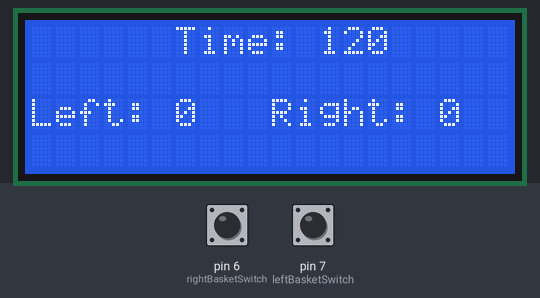
Bench run of a sketch on a simulated Arduino Uno, built with avr-gcc and run on an emulated ATmega328P. Parts: 20×4 character LCD. The inputs (shaded band) are chosen by the test bench; at power-on: pin 6 (rightBasketSwitch) LOW, pin 7 (leftBasketSwitch) LOW.

Above: at 4.5 s.
4.6 s: pin 6 (rightBasketSwitch) pulled HIGH for 1 s
At 6.5 s:
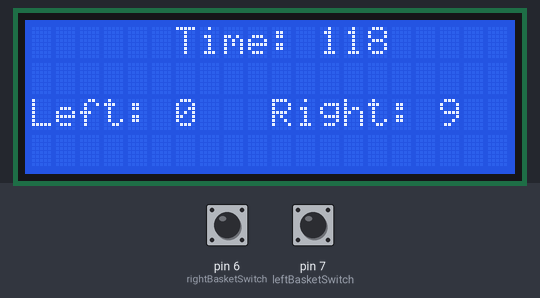
7.1 s: pin 7 (leftBasketSwitch) pulled HIGH for 3.2 s
At 10.8 s:
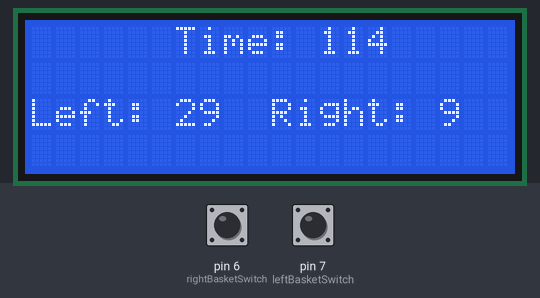
11.8 s: pin 6 (rightBasketSwitch) pulled HIGH for 1 s
At 14.0 s:
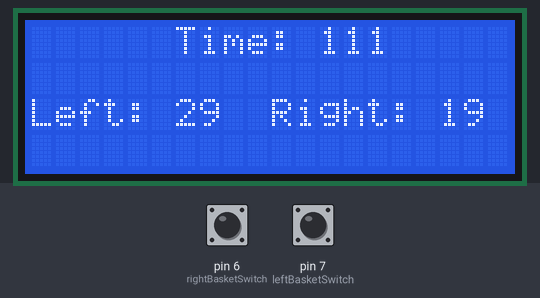
15.8 s: pin 7 (leftBasketSwitch) pulled HIGH for 0.15 s
At 17.0 s:
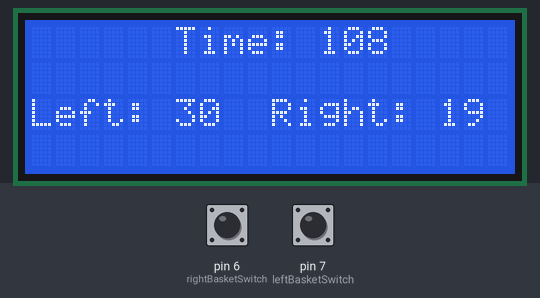
Timing chart, 0 to 18.8 s (numbered marks = the images above; inputs shaded):
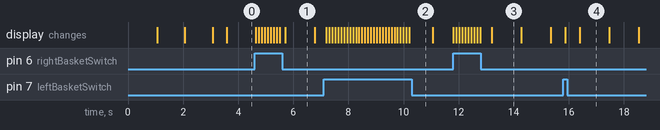

Measured:
- what the display in image 3 shows lasts 1.1 s, from 13.2 s to 14.3 s

The sketch:

BasketballProject.ino
```cpp
#include <LiquidCrystal.h>

// initialize the library by associating any needed LCD interface pin
// with the arduino pin number it is connected to
const int rs = 12, en = 11, d4 = 5, d5 = 4, d6 = 3, d7 = 2;
LiquidCrystal lcd(rs, en, d4, d5, d6, d7);

// the pin each baskets switch is connected too
const int leftBasketSwitch = 7;
const int rightBasketSwitch = 6;

// left basket and right baskets score, starts at 0
int leftBasket = 0;
int rightBasket = 0;

// if a player reaches whatever value scoreLimit is, the game will end and they win
int scoreLimit = 100;
// how much time the game should last, in seconds
int timeLeft = 120;
//
String winner;

/*
 * Counts down
 * 3
 * (waits 1 second)
 * 2
 * (waits 1 second)
 * 1
 * (waits 1 second)
 * Start!
 * (waits 1/2 second then clears the display)
 */
void countdown() {
  // print "3", wait a second, clear the display
  lcd.setCursor(10, 1);
  lcd.print(3);
  delay(1000);
  lcd.clear();

  // print "2", wait a second, clear the display
  lcd.setCursor(10, 1);
  lcd.print(2);
  delay(1000);
  lcd.clear();

  // print "1", wait a second, clear the display
  lcd.setCursor(10, 1);
  lcd.print(1);
  delay(1000);
  lcd.clear();

  // print "Start!", wait 1/2 a second, clear the display
  lcd.setCursor(7, 1);
  lcd.print("Start!");
  delay(500);
  lcd.clear();
}

/*
 * Updates the display to the following
 * -------------------------------------------
 *            Time: {timeLeft}
 *   Left: {leftBasket}  Right: {rightBasket}
 * -------------------------------------------
 */
void updateDisplay() {
  // clear the display
  lcd.clear();

  // print the time
  lcd.setCursor(6, 0);
  lcd.print("Time: ");
  lcd.setCursor(12, 0);
  lcd.print(timeLeft);

  // print the left baskets score
  lcd.setCursor(0, 2);
  lcd.print("Left:");
  lcd.setCursor(6, 2);
  lcd.print(leftBasket);

  // print the right baskets score
  lcd.setCursor(10, 2);
  lcd.print("Right: ");
  lcd.setCursor(17, 2);
  lcd.print(rightBasket);
}

/*
 * Initializes the winner variable so it can be used to update the display
 */
void getWinner() {
  winner = (leftBasket == rightBasket) ? "Winner: Tie" :
  ( (leftBasket > rightBasket) ? "Winner: Left" : "Winner: Right" );
}

/*
 * Checks if the game is over by one of the players being over the scoreLimit
 */
boolean winnerFound() {
  return (leftBasket >= scoreLimit || rightBasket >= scoreLimit);
}

/*
 *
 */
void startGame() {
  // Create a seperate variable to hold the total time
  int tempTime = timeLeft;

  // run the game loop
  for (int n = 0; n < tempTime; n++){
    for (int m = 0; m < 10; m++) {
      int leftBasketState = digitalRead(leftBasketSwitch);
      int rightBasketState = digitalRead(rightBasketSwitch);

      // if the left switch is triggered, add a point to the left basket
      if (leftBasketState == HIGH) {
        delay(1);
        leftBasket++;
      }

      // if the right switch is triggered, add a point to the left basket
      if (rightBasketState == HIGH) {
        delay(1);
        rightBasket++;
      }

      // check if a winnner is found
      if (winnerFound()) {
        gameover();
        break;
      } else {
        updateDisplay();
      }

      delay(100);
  }
  timeLeft--;
  }

  gameover();

}

void gameover() {
  // Get the winner, print "GAMEOVER!" and the winner of that round
  getWinner();
  lcd.clear();
  lcd.setCursor(6, 0);
  lcd.print("GAMEOVER!");
  lcd.setCursor(4, 1);
  lcd.print(winner);

  // print the left baskets score
  lcd.setCursor(0, 3);
  lcd.print("Left:");
  lcd.setCursor(6, 3);
  lcd.print(leftBasket);

  // print the right baskets score
  lcd.setCursor(10, 3);
  lcd.print("Right: ");
  lcd.setCursor(17, 3);
  lcd.print(rightBasket);
}

void setup() {
  // setup the LCD's number of columns and rows:
  lcd.begin(20, 4);

  // setup the micro switches
  pinMode(leftBasketSwitch, INPUT);
  pinMode(rightBasketSwitch, INPUT);

  // run the countdown method
  countdown();

  // start the game
  startGame();

}

void loop() {
}
```
